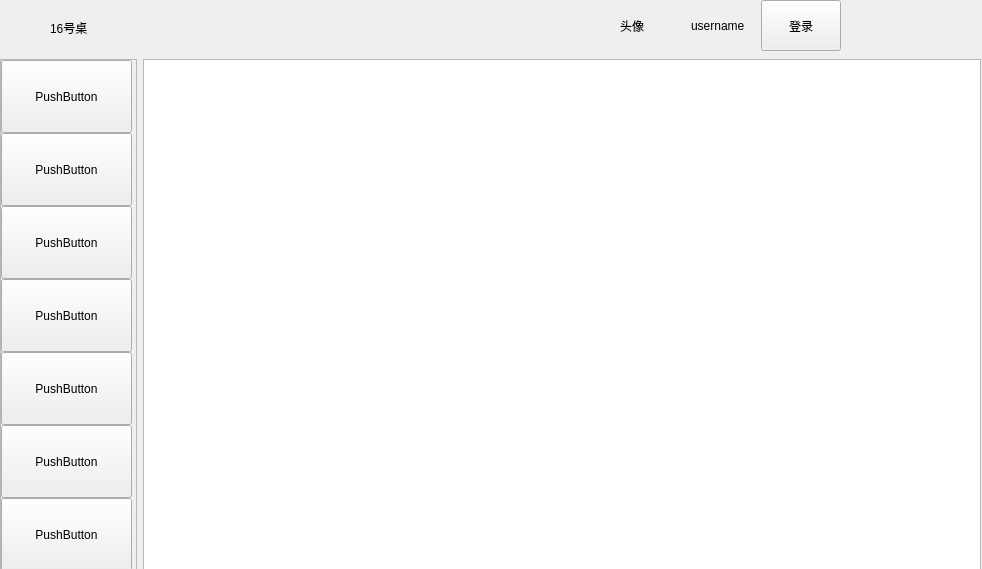
<?xml version="1.0" encoding="UTF-8"?>
<ui version="4.0">
 <class>MenuForm</class>
 <widget class="QWidget" name="MenuForm">
  <property name="geometry">
   <rect>
    <x>0</x>
    <y>0</y>
    <width>982</width>
    <height>569</height>
   </rect>
  </property>
  <property name="windowTitle">
   <string>Form</string>
  </property>
  <widget class="QWidget" name="">
   <property name="geometry">
    <rect>
     <x>0</x>
     <y>0</y>
     <width>981</width>
     <height>571</height>
    </rect>
   </property>
   <layout class="QVBoxLayout" name="verticalLayout_2">
    <item>
     <widget class="QWidget" name="widget" native="true">
      <property name="sizePolicy">
       <sizepolicy hsizetype="Expanding" vsizetype="Preferred">
        <horstretch>0</horstretch>
        <verstretch>0</verstretch>
       </sizepolicy>
      </property>
      <property name="minimumSize">
       <size>
        <width>0</width>
        <height>53</height>
       </size>
      </property>
      <widget class="QLabel" name="deskNum">
       <property name="geometry">
        <rect>
         <x>50</x>
         <y>20</y>
         <width>72</width>
         <height>15</height>
        </rect>
       </property>
       <property name="text">
        <string>16号桌</string>
       </property>
      </widget>
      <widget class="QWidget" name="">
       <property name="geometry">
        <rect>
         <x>620</x>
         <y>0</y>
         <width>221</width>
         <height>51</height>
        </rect>
       </property>
       <layout class="QHBoxLayout" name="horizontalLayout">
        <item>
         <widget class="QLabel" name="headPic">
          <property name="sizePolicy">
           <sizepolicy hsizetype="Expanding" vsizetype="Expanding">
            <horstretch>0</horstretch>
            <verstretch>0</verstretch>
           </sizepolicy>
          </property>
          <property name="text">
           <string>头像</string>
          </property>
         </widget>
        </item>
        <item>
         <widget class="QLabel" name="label">
          <property name="sizePolicy">
           <sizepolicy hsizetype="Expanding" vsizetype="Expanding">
            <horstretch>0</horstretch>
            <verstretch>0</verstretch>
           </sizepolicy>
          </property>
          <property name="text">
           <string>username</string>
          </property>
         </widget>
        </item>
        <item>
         <widget class="QPushButton" name="pushButton">
          <property name="sizePolicy">
           <sizepolicy hsizetype="Expanding" vsizetype="Expanding">
            <horstretch>0</horstretch>
            <verstretch>0</verstretch>
           </sizepolicy>
          </property>
          <property name="text">
           <string>登录</string>
          </property>
         </widget>
        </item>
       </layout>
      </widget>
     </widget>
    </item>
    <item>
     <layout class="QHBoxLayout" name="horizontalLayout_2">
      <item>
       <widget class="QScrollArea" name="scrollArea">
        <property name="sizePolicy">
         <sizepolicy hsizetype="Preferred" vsizetype="Expanding">
          <horstretch>0</horstretch>
          <verstretch>0</verstretch>
         </sizepolicy>
        </property>
        <property name="minimumSize">
         <size>
          <width>137</width>
          <height>0</height>
         </size>
        </property>
        <property name="verticalScrollBarPolicy">
         <enum>Qt::ScrollBarAsNeeded</enum>
        </property>
        <property name="horizontalScrollBarPolicy">
         <enum>Qt::ScrollBarAsNeeded</enum>
        </property>
        <property name="sizeAdjustPolicy">
         <enum>QAbstractScrollArea::AdjustToContents</enum>
        </property>
        <property name="widgetResizable">
         <bool>true</bool>
        </property>
        <widget class="QWidget" name="scrollAreaWidgetContents">
         <property name="geometry">
          <rect>
           <x>0</x>
           <y>0</y>
           <width>135</width>
           <height>506</height>
          </rect>
         </property>
         <widget class="QWidget" name="">
          <property name="geometry">
           <rect>
            <x>0</x>
            <y>0</y>
            <width>131</width>
            <height>511</height>
           </rect>
          </property>
          <layout class="QVBoxLayout" name="verticalLayout">
           <property name="spacing">
            <number>0</number>
           </property>
           <item>
            <widget class="QPushButton" name="foodKind1Bt">
             <property name="sizePolicy">
              <sizepolicy hsizetype="Expanding" vsizetype="Expanding">
               <horstretch>0</horstretch>
               <verstretch>0</verstretch>
              </sizepolicy>
             </property>
             <property name="text">
              <string>PushButton</string>
             </property>
            </widget>
           </item>
           <item>
            <widget class="QPushButton" name="foodKind2Bt">
             <property name="sizePolicy">
              <sizepolicy hsizetype="Expanding" vsizetype="Expanding">
               <horstretch>0</horstretch>
               <verstretch>0</verstretch>
              </sizepolicy>
             </property>
             <property name="text">
              <string>PushButton</string>
             </property>
            </widget>
           </item>
           <item>
            <widget class="QPushButton" name="foodKind3Bt">
             <property name="sizePolicy">
              <sizepolicy hsizetype="Expanding" vsizetype="Expanding">
               <horstretch>0</horstretch>
               <verstretch>0</verstretch>
              </sizepolicy>
             </property>
             <property name="text">
              <string>PushButton</string>
             </property>
            </widget>
           </item>
           <item>
            <widget class="QPushButton" name="foodKind4Bt">
             <property name="sizePolicy">
              <sizepolicy hsizetype="Expanding" vsizetype="Expanding">
               <horstretch>0</horstretch>
               <verstretch>0</verstretch>
              </sizepolicy>
             </property>
             <property name="text">
              <string>PushButton</string>
             </property>
            </widget>
           </item>
           <item>
            <widget class="QPushButton" name="foodKind5Bt">
             <property name="sizePolicy">
              <sizepolicy hsizetype="Expanding" vsizetype="Expanding">
               <horstretch>0</horstretch>
               <verstretch>0</verstretch>
              </sizepolicy>
             </property>
             <property name="text">
              <string>PushButton</string>
             </property>
            </widget>
           </item>
           <item>
            <widget class="QPushButton" name="foodKind6Bt">
             <property name="sizePolicy">
              <sizepolicy hsizetype="Expanding" vsizetype="Expanding">
               <horstretch>0</horstretch>
               <verstretch>0</verstretch>
              </sizepolicy>
             </property>
             <property name="text">
              <string>PushButton</string>
             </property>
            </widget>
           </item>
           <item>
            <widget class="QPushButton" name="foodKind6Bt_2">
             <property name="sizePolicy">
              <sizepolicy hsizetype="Expanding" vsizetype="Expanding">
               <horstretch>0</horstretch>
               <verstretch>0</verstretch>
              </sizepolicy>
             </property>
             <property name="text">
              <string>PushButton</string>
             </property>
            </widget>
           </item>
          </layout>
         </widget>
        </widget>
       </widget>
      </item>
      <item>
       <widget class="QTableWidget" name="tableWidget"/>
      </item>
     </layout>
    </item>
   </layout>
  </widget>
 </widget>
 <resources/>
 <connections/>
</ui>
